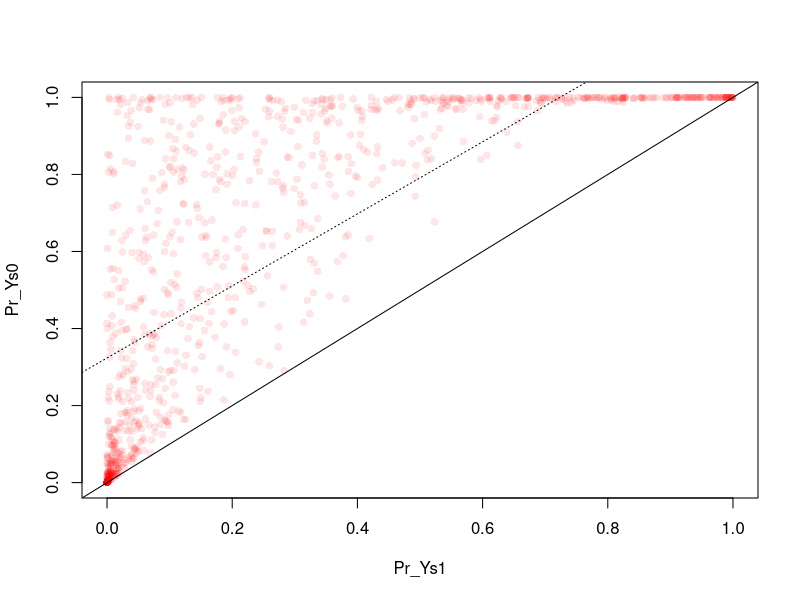

This chart was generated by the following R code:
library(MASS)
expit <- function(x) 1 / (1+exp(-x))

# Sample size
n <- 1000

# True parameters
lx1 <- 1 ; lx2 <- 2; lx3 <- 3;
lx4 <- 4 ; lx5 <- 3; lx6 <- 2

alpha <- c(0, -3, -.5, 5, -1.5, -2, 1)
beta <- alpha * c(1,1,1,3,1,1,2)
gamma <- c(-.1, 1, -1, 1, -1, 1, -1)*1

# Functions that takes sample size and true value of the parameters and outputs
# a simulated data in dataframe format

dgp <- function(n, Sigma, alpha, beta, gamma) {
# Generate Xs
X <- cbind(1, rexp(n, lx1), rexp(n, lx2), rexp(n, lx3), rexp(n, lx4), rexp(n, lx5), rexp(n, lx6))

# Generate Ss
rho <- expit(X %*% gamma)
S <- rbinom(n, 1, rho)

# Generate potential outcomes Y_s1 and Y_s0
Pr_Ys1 <- expit(X %*% alpha)
Pr_Ys0 <- expit(X %*% beta)

Y_s1 <- rbinom(n, 1, Pr_Ys1)
Y_s0 <- rbinom(n, 1, Pr_Ys0)

# Generate observed outcome Y (under partial implementation of an ITR)
Y <- S*Y_s1 + (1-S)*Y_s0

return(data.frame(X=X, rho=rho, S=S, Pr_Ys1=Pr_Ys1, Pr_Ys0=Pr_Ys0, Y_s1=Y_s1, Y_s0=Y_s0, Y=Y))
}

# Compute true value of E[Y_s1] and E[Y_s0]
largeN <- 10^6
TrueVals <- apply(dgp(largeN, Sigma, alpha, beta, gamma)[, c("Y_s1", "Y_s0", "Y")], 2, mean) 

dat <- dgp(n, Sigma, alpha, beta, gamma)
with(dat[1:1500,], plot(Pr_Ys1, Pr_Ys0, pch=16, col=rgb(1,0,0, alpha=.1), xlim=c(0,1), ylim=c(0,1)))
abline(lm(Pr_Ys0~Pr_Ys1, data=dat), lty=3)
abline(c(0,0), c(1,1))
table(dat$S)

### Test MOE No. 1
library(flexmix)

Model <- FLXMRglmfix(fixed = ~ -1, formula =  ~ -1 + X.2 + X.3 + X.4 + X.5 + X.6 + X.7, family = "binomial")
                         
concomitantModel <- FLXPmultinom(~ ~ 1 + X.2 + X.3 + X.4 + X.5 + X.6 + X.7)

Moe <- stepFlexmix(cbind(Y, 1 - Y) ~  1,
               k = 2, model = Model,
               concomitant = concomitantModel, data = dat, nrep = 3)

refit_Moe <- refit(Moe)
summary(refit_Moe)

exp_coef <- parameters(Moe, which="model")
gate_coef <- parameters(Moe, which="concomitant")
exp_coef
gate_coef

temp <- model.matrix(~ -1 + X.2 + X.3 + X.4 + X.5 + X.6 + X.7, dat)
EY_s0s <- c(mean(expit(temp %*% exp_coef[,1])), mean(expit(temp %*% exp_coef[,2])) )
EY_s0s
TrueVals
